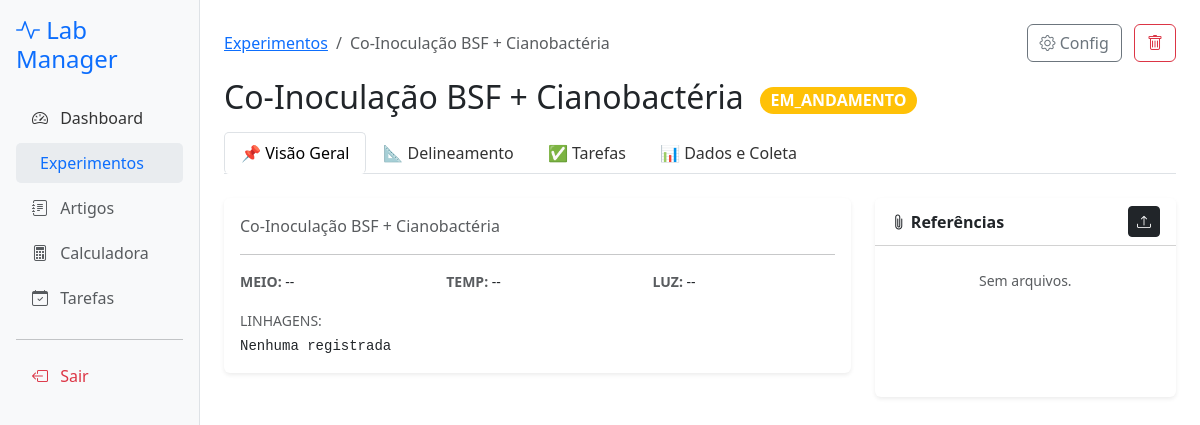
The app's page /experiment/12 (signed in) with its own data.
### tables this page shows
CREATE TABLE experiments (
            id INTEGER PRIMARY KEY AUTOINCREMENT,
            title TEXT NOT NULL,
            description TEXT,
            status TEXT DEFAULT 'planejamento',
            created_at TIMESTAMP DEFAULT CURRENT_TIMESTAMP,
            user_id INTEGER, start_date DATE, deadline DATE, temperature TEXT, photoperiod TEXT, culture_media TEXT, strain_info TEXT,
            FOREIGN KEY (user_id) REFERENCES usuarios (id)
        );

### app.py (the view, shortened to what this page needs)
@app.route('/experiment/<int:id>', methods=['GET', 'POST'])
def experiment_details(id):
    if 'usuario' not in session: return redirect(url_for('login'))
    conn = get_db_connection()
    exp = conn.execute('SELECT * FROM experiments WHERE id = ?', (id,)).fetchone()
    if not exp: return "Erro", 404
    tarefas = conn.execute('SELECT * FROM tasks WHERE experiment_id = ? ORDER BY due_date ASC', (id,)).fetchall()
    artigos = conn.execute('SELECT * FROM articles WHERE experiment_id = ? ORDER BY created_at DESC', (id,)).fetchall()
    tratamentos = conn.execute('SELECT * FROM treatments WHERE experiment_id = ?', (id,)).fetchall()
    variaveis = conn.execute('SELECT * FROM variables WHERE experiment_id = ?', (id,)).fetchall()
    replicas = conn.execute('''SELECT r.*, t.name as treatment_name FROM replicas r LEFT JOIN treatments t ON r.treatment_id = t.id WHERE r.experiment_id = ? ORDER BY r.name''', (id,)).fetchall()
    medicoes = conn.execute('SELECT * FROM measurements WHERE replica_id IN (SELECT id FROM replicas WHERE experiment_id = ?)', (id,)).fetchall()
    dados_matrix = {}
    for m in medicoes:
        if m['replica_id'] not in dados_matrix: dados_matrix[m['replica_id']] = {}
        dados_matrix[m['replica_id']][m['variable_id']] = m['value']
    formulas_db = conn.execute('''
        SELECT f.*, v.name as target_name
        FROM formulas f
        JOIN variables v ON f.target_variable_id = v.id
        WHERE f.experiment_id = ?
    ''', (id,)).fetchall()
    formulas_list = [dict(f) for f in formulas_db]
    biblioteca_formulas = conn.execute('SELECT * FROM global_formulas ORDER BY name').fetchall()
    stats = {}
    temp_data = {}
    for r in replicas:
        t_name = r['treatment_name']
        r_id = r['id']
    for v in variaveis:
        v_id = v['id']
    conn.close()
    return render_template('experiment_details.html',
                           exp=exp, tasks=tarefas, articles=artigos,
                           treatments=tratamentos, variables=variaveis,
                           replicas=replicas, matrix=dados_matrix,
                           formulas=formulas_list, stats=stats,
                           global_formulas=biblioteca_formulas) # Passando a biblioteca universal

### app.py (called while the page is built)
def get_db_connection():
    conn = sqlite3.connect('dados.db')
    conn.row_factory = sqlite3.Row
    return conn

### templates/experiment_details.html (shortened to what this page needs)
{% extends "layout.html" %}
{% block content %}
<div class="d-flex justify-content-between align-items-center mb-3">
    <nav aria-label="breadcrumb">
        <ol class="breadcrumb mb-0">
            <li class="breadcrumb-item"><a href="/experiments">Experimentos</a></li>
            <li class="breadcrumb-item active">{{ exp.title }}</li>
        </ol>
    </nav>
    <div>
        <button class="btn btn-outline-secondary me-2" data-bs-toggle="modal" data-bs-target="#editarModal">
            <i class="bi bi-gear"></i> Config
        </button>
        <a href="/experiments/delete/{{ exp.id }}" class="btn btn-outline-danger" onclick="return confirm('ATENÇÃO: Apagar este experimento excluirá TODOS os dados, tarefas e arquivos vinculados. Continuar?')">
            <i class="bi bi-trash"></i>
        </a>
    </div>
</div>
<h2 class="mb-3">
    {{ exp.title }}
    <span class="badge rounded-pill fs-6 align-middle ms-2
        {% if exp.status == 'em_andamento' %}bg-warning{% endif %}
        {% if exp.status == 'cancelado' %}bg-danger{% endif %}">
        {{ exp.status|upper }}
    </span>
</h2>
<ul class="nav nav-tabs mb-4" id="myTab" role="tablist">
    <li class="nav-item">
        <button class="nav-link active" id="overview-tab" data-bs-toggle="tab" data-bs-target="#overview" type="button">📌 Visão Geral</button>
    </li>
    <li class="nav-item">
        <button class="nav-link" id="design-tab" data-bs-toggle="tab" data-bs-target="#design" type="button">📐 Delineamento</button>
    </li>
    <li class="nav-item">
        <button class="nav-link" id="tasks-tab" data-bs-toggle="tab" data-bs-target="#tasks" type="button">✅ Tarefas</button>
    </li>
    <li class="nav-item">
        <button class="nav-link" id="data-tab" data-bs-toggle="tab" data-bs-target="#data" type="button">📊 Dados e Coleta</button>
    </li>
</ul>
<div class="tab-content" id="myTabContent">
    <div class="tab-pane fade show active" id="overview">
        <div class="row">
            <div class="col-md-8">
                <div class="card mb-4 shadow-sm border-0">
                    <div class="card-body">
                        <p class="text-muted">{{ exp.description }}</p>
                        <hr>
                        <div class="row mt-3 text-muted small text-uppercase">
                            <div class="col-md-4"><strong>Meio:</strong> <span class="text-dark">{{ exp.culture_media or '--' }}</span></div>
                            <div class="col-md-4"><strong>Temp:</strong> <span class="text-dark">{{ exp.temperature or '--' }}</span></div>
                            <div class="col-md-4"><strong>Luz:</strong> <span class="text-dark">{{ exp.photoperiod or '--' }}</span></div>
                        </div>
                        <div class="mt-3">
                            <small class="text-uppercase text-muted">Linhagens:</small><br>
                            <code class="text-dark">{{ exp.strain_info or 'Nenhuma registrada' }}</code>
                        </div>
                    </div>
                </div>
            </div>
            <div class="col-md-4">
                <div class="card shadow-sm h-100 border-0">
                    <div class="card-header bg-white d-flex justify-content-between align-items-center">
                        <span class="fw-bold"><i class="bi bi-paperclip"></i> Referências</span>
                        <button class="btn btn-sm btn-dark" data-bs-toggle="modal" data-bs-target="#uploadModal"><i class="bi bi-upload"></i></button>
                    </div>
                    <ul class="list-group list-group-flush">
                        {% for art in articles %}
                        <li class="list-group-item d-flex justify-content-between align-items-center">
                            <a href="{{ url_for('static', filename='uploads/' + art.filename) }}" target="_blank" class="text-truncate text-decoration-none" style="max-width: 180px;">
                                <i class="bi bi-file-earmark-pdf text-danger"></i> {{ art.title }}
                            </a>
                            <a href="/articles/delete/{{ art.id }}" class="text-danger" onclick="return confirm('Apagar arquivo?')"><i class="bi bi-x"></i></a>
                        </li>
                        {% else %}
                        <li class="list-group-item text-center text-muted py-4 small">Sem arquivos.</li>
                        {% endfor %}
                    </ul>
                </div>
            </div>
        </div>
    </div>
</div>
{% endblock %}

### templates/layout.html (style rules this page uses)
.nav-link { color: #333; margin-bottom: 5px; }
.nav-link:hover, .nav-link.active { background-color: #e9ecef; color: #0d6efd; border-radius: 5px; }

### records on screen
experiments: title "Co-Inoculação BSF + Cianobactéria", status "EM_ANDAMENTO", description "Co-Inoculação BSF + Cianobactéria"

### other values on screen
{{ exp.culture_media or '--' }} "--"
{{ exp.temperature or '--' }} "--"
{{ exp.photoperiod or '--' }} "--"
{{ exp.strain_info or 'Nenhuma registrada' }} "Nenhuma registrada"
